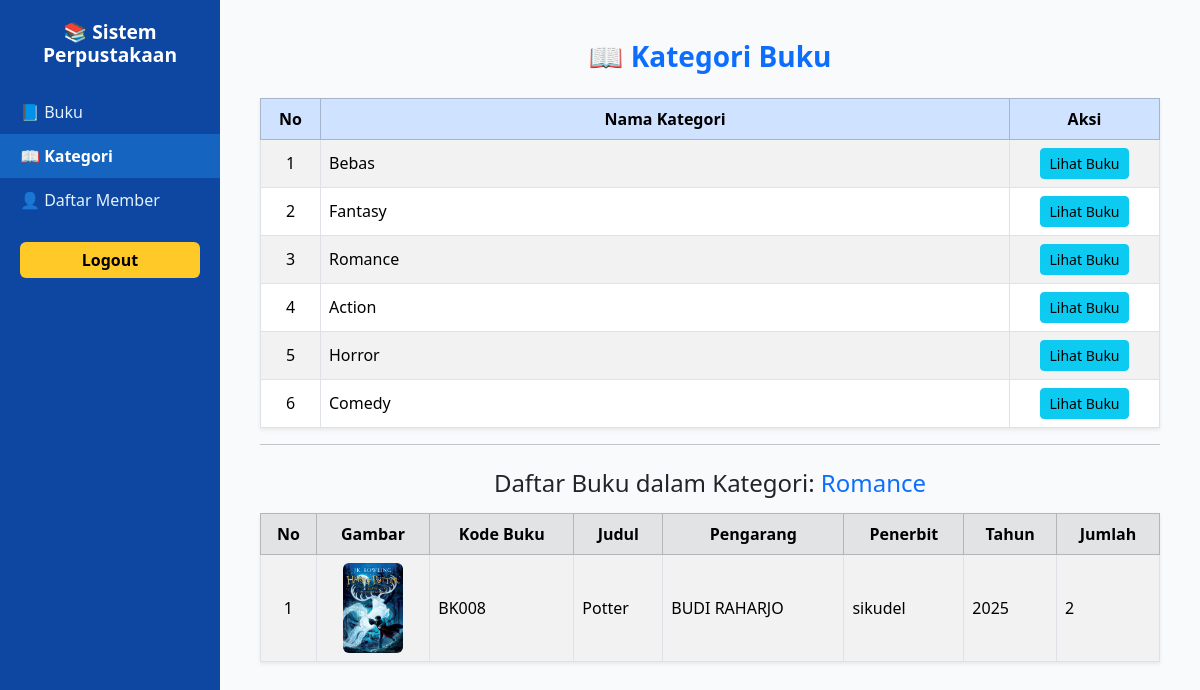
The app's page /pages/guest/kategori.php?lihat=10 with its own data.
### tables this page shows
CREATE TABLE `tbl_kategori` (
  `id_kategori` int(11) NOT NULL,
  `nama_kategori` varchar(255) NOT NULL
);

CREATE TABLE `tbl_buku` (
  `id_buku` int(11) NOT NULL,
  `buku_id` varchar(255) NOT NULL,
  `id_kategori` int(11) NOT NULL,
  `id_rak` int(11) NOT NULL,
  `sampul` varchar(255) DEFAULT NULL,
  `isbn` varchar(255) DEFAULT NULL,
  `lampiran` varchar(255) DEFAULT NULL,
  `title` varchar(255) DEFAULT NULL,
  `penerbit` varchar(255) DEFAULT NULL,
  `pengarang` varchar(255) DEFAULT NULL,
  `thn_buku` varchar(255) DEFAULT NULL,
  `isi` text DEFAULT NULL,
  `jml` int(11) DEFAULT NULL,
  `tgl_masuk` varchar(255) DEFAULT NULL,
  `gambar_buku` varchar(50) DEFAULT NULL
);

### pages/guest/kategori.php (the view, shortened to what this page needs)
<?php
require '../config/db.php';
$result = $conn->query("SELECT * FROM tbl_kategori ORDER BY id_kategori DESC");
$bukuKategori = [];
$kategoriNama = "";
if (isset($_GET['lihat'])) {
    $id_kat = (int)$_GET['lihat'];
    $katQ = $conn->query("SELECT nama_kategori FROM tbl_kategori WHERE id_kategori=$id_kat");
    if ($katQ && $katQ->num_rows > 0) {
        $kategoriNama = $katQ->fetch_assoc()['nama_kategori'];
    }
    $bukuQ = $conn->query("
        SELECT b.*, k.nama_kategori
        FROM tbl_buku b
        LEFT JOIN tbl_kategori k ON b.id_kategori = k.id_kategori
        WHERE b.id_kategori = $id_kat
        ORDER BY b.id_buku DESC
    ");
    while ($r = $bukuQ->fetch_assoc()) {
        $bukuKategori[] = $r;
    }
}
?>
<!DOCTYPE html>
<html lang="id">
<head>
    <link href="https://cdn.jsdelivr.net/npm/bootstrap@5.3.3/dist/css/bootstrap.min.css" rel="stylesheet">
</head>
<body>
<div class="sidebar">
    <h4>📚 Sistem Perpustakaan</h4>
    <a href="buku.php">📘 Buku</a>
    <a href="kategori.php" class="active">📖 Kategori</a>
    <a href="daftar_member.php">👤 Daftar Member</a>
    <button onclick="location.href='../admin/login.php'" class="btn btn-login">Logout</button>
</div>
<div class="content">
    <h3 class="text-primary fw-bold mb-4 text-center">📖 Kategori Buku</h3>
    <table class="table table-bordered table-striped align-middle shadow-sm">
        <thead class="table-primary text-center">
            <tr>
                <th width="60">No</th>
                <th>Nama Kategori</th>
                <th width="150">Aksi</th>
            </tr>
        </thead>
        <tbody>
            <?php $no=1; while($row = $result->fetch_assoc()): ?>
            <tr>
                <td class="text-center"><?= $no++; ?></td>
                <td><?= htmlspecialchars($row['nama_kategori']); ?></td>
                <td class="text-center">
                    <a href="?lihat=<?= $row['id_kategori']; ?>" class="btn btn-info btn-sm">Lihat Buku</a>
                </td>
            </tr>
            <?php endwhile; ?>
        </tbody>
    </table>
    <?php if (!empty($bukuKategori)): ?>
        <hr>
        <h4 class="mt-4 text-center text-dark">
            Daftar Buku dalam Kategori:
            <span class="text-primary"><?= htmlspecialchars($kategoriNama); ?></span>
        </h4>
        <table class="table table-bordered table-striped mt-3 align-middle shadow-sm">
            <thead class="table-secondary text-center">
                <tr>
                    <th>No</th>
                    <th>Gambar</th>
                    <th>Kode Buku</th>
                    <th>Judul</th>
                    <th>Pengarang</th>
                    <th>Penerbit</th>
                    <th>Tahun</th>
                    <th>Jumlah</th>
                </tr>
            </thead>
            <tbody>
                <?php $no=1; foreach($bukuKategori as $b): ?>
                <tr>
                    <td class="text-center"><?= $no++; ?></td>
                    <td class="text-center">
                        <?php if ($b['gambar_buku']): ?>
                            <img src="../asset/img/<?= htmlspecialchars($b['gambar_buku']); ?>" width="60" class="rounded">
                        <?php else: ?>
                            <span class="text-muted">-</span>
                        <?php endif; ?>
                    </td>
                    <td><?= htmlspecialchars($b['buku_id']); ?></td>
                    <td><?= htmlspecialchars($b['title']); ?></td>
                    <td><?= htmlspecialchars($b['pengarang']); ?></td>
                    <td><?= htmlspecialchars($b['penerbit']); ?></td>
                    <td><?= htmlspecialchars($b['thn_buku']); ?></td>
                    <td><?= htmlspecialchars($b['jml']); ?></td>
                </tr>
                <?php endforeach; ?>
            </tbody>
        </table>
    <?php endif; ?>
</div>
</body>
</html>

### pages/guest/kategori.php (style rules this page uses)
body { background: #f8fafc; font-family: 'Segoe UI', sans-serif; min-height: 100vh; display: flex; }
.sidebar { width: 220px; background: #0d47a1; color: white; padding: 20px 0; display: flex; flex-direction: column; height: 100vh; }
.sidebar h4 { font-weight: 700; text-align: center; margin-bottom: 1.5rem; font-size: 1.2rem; }
.sidebar a { color: #e3f2fd; text-decoration: none; display: block; padding: 10px 20px; transition: 0.2s; }
.sidebar a.active, .sidebar a:hover { background: #1565c0; color: #fff; font-weight: 600; }
.sidebar .btn-login { margin-top: auto; margin: 20px; background: #ffca28; color: #000; font-weight: 600; border: none; width: calc(100% - 40px); }
.content { flex: 1; padding: 40px; }
.table { background: white; }

### records on screen
tbl_kategori: nama_kategori "Bebas"
tbl_kategori: nama_kategori "Fantasy"
tbl_kategori: nama_kategori "Romance"
tbl_kategori: nama_kategori "Action"
tbl_kategori: nama_kategori "Horror"
tbl_kategori: nama_kategori "Comedy"
tbl_buku: gambar_buku (picture), buku "BK008", title "Potter", pengarang "BUDI RAHARJO", penerbit "sikudel", thn_buku "2025", jml "2"
